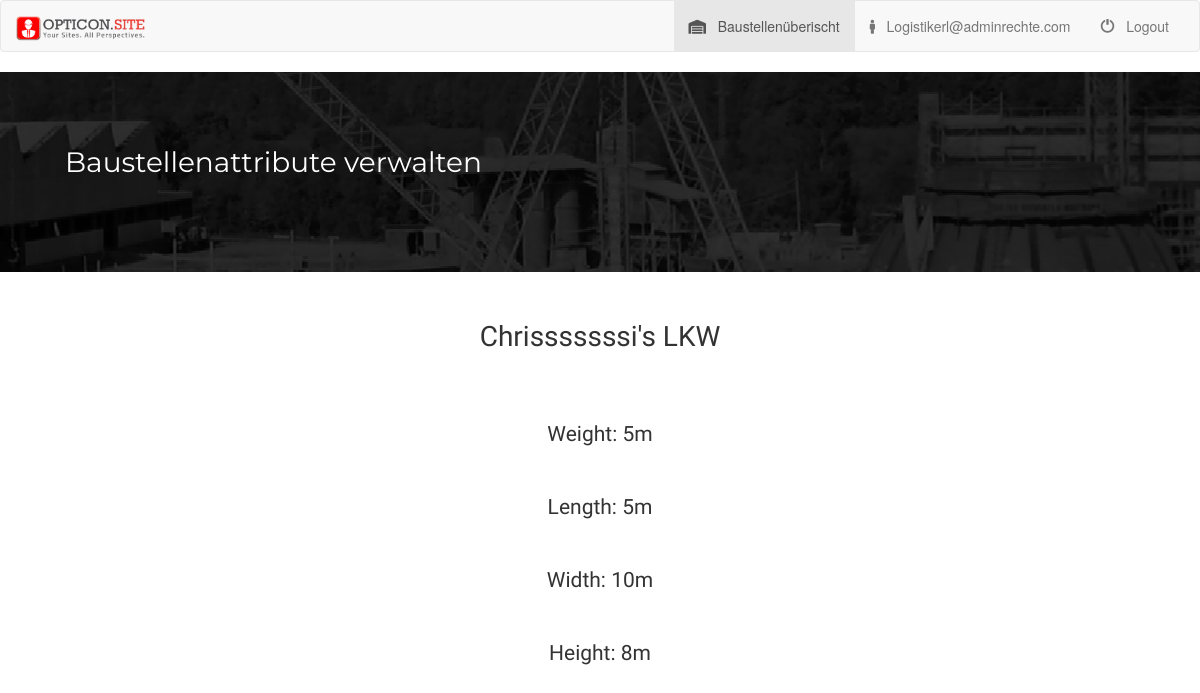
/logisticsSettings/5/, run on an earlier commit of the app's database.
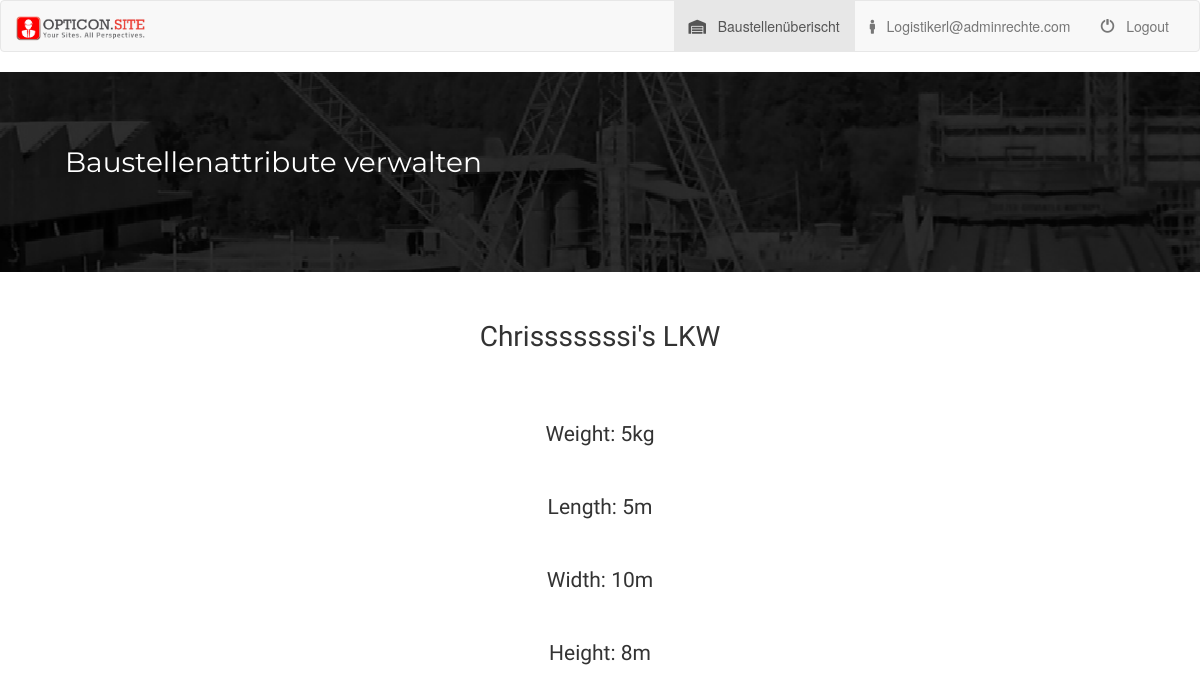
And on a later commit of the database.
### logisticsSettings/models.py (models this page shows, shortened)
class Truck(models.Model):
	truck_name = models.CharField(max_length=100)
	weight = models.CharField(max_length=100, null = True, blank = True)
	length = models.CharField(max_length=100, null = True, blank = True)
	width = models.CharField(max_length=100, null = True, blank = True)
	height = models.CharField(max_length=100, null = True, blank = True)

### logisticsSettings/views.py (the view)
# urls.py: re_path(r'^(?P<trucktype_id>\d+)/$', views.detailView, name='detailView'),
def detailView(request, trucktype_id):
	truck_details = Truck.objects.get(id=trucktype_id)
	context = {'truck_details':truck_details}
	return render(request, 'logisticsSettings/detail.html', context)

### logisticsSettings/templates/logisticsSettings/detail.html (shortened to what this page needs)
{% extends 'logisticsSettings/base.html' %}
{% block body %}
<h1 class="detailHeader">{{ truck_details.truck_name }}</h1>
<h2 class="detailPoint">Weight:&nbsp{{ truck_details.weight }}</h2>
<h2 class="detailPoint">Length:&nbsp{{ truck_details.length }}</h2>
<h2 class="detailPoint">Width:&nbsp{{ truck_details.width }}</h2>
<h2 class="detailPoint">Height:&nbsp{{ truck_details.height }}</h2>
{% endblock %}

What changed in the data, as far as the page shows it:
changed Truck "Chrisssssssi's LKW": weight "5m" → "5kg"
